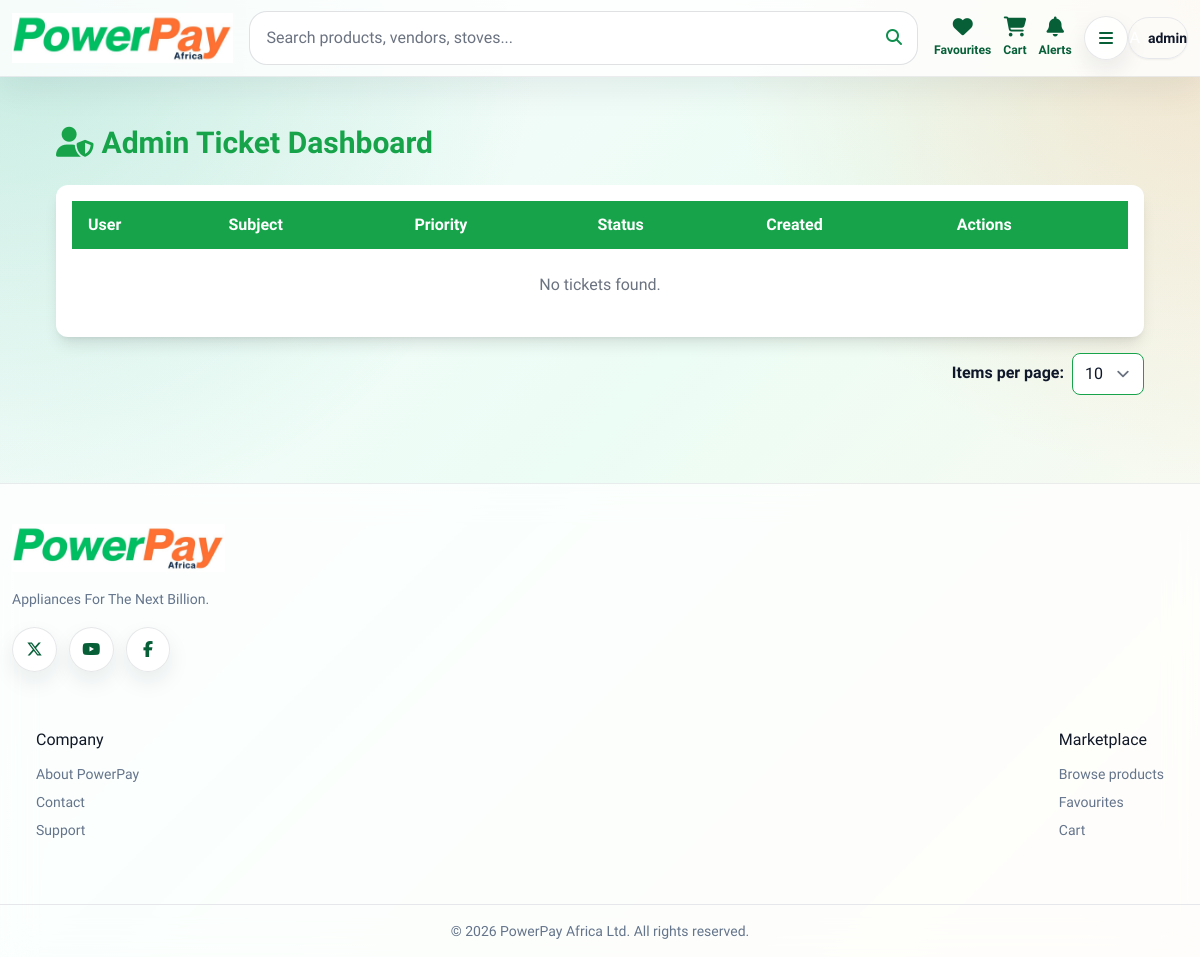
Before: /support/admin/ (signed in) with the older database file.
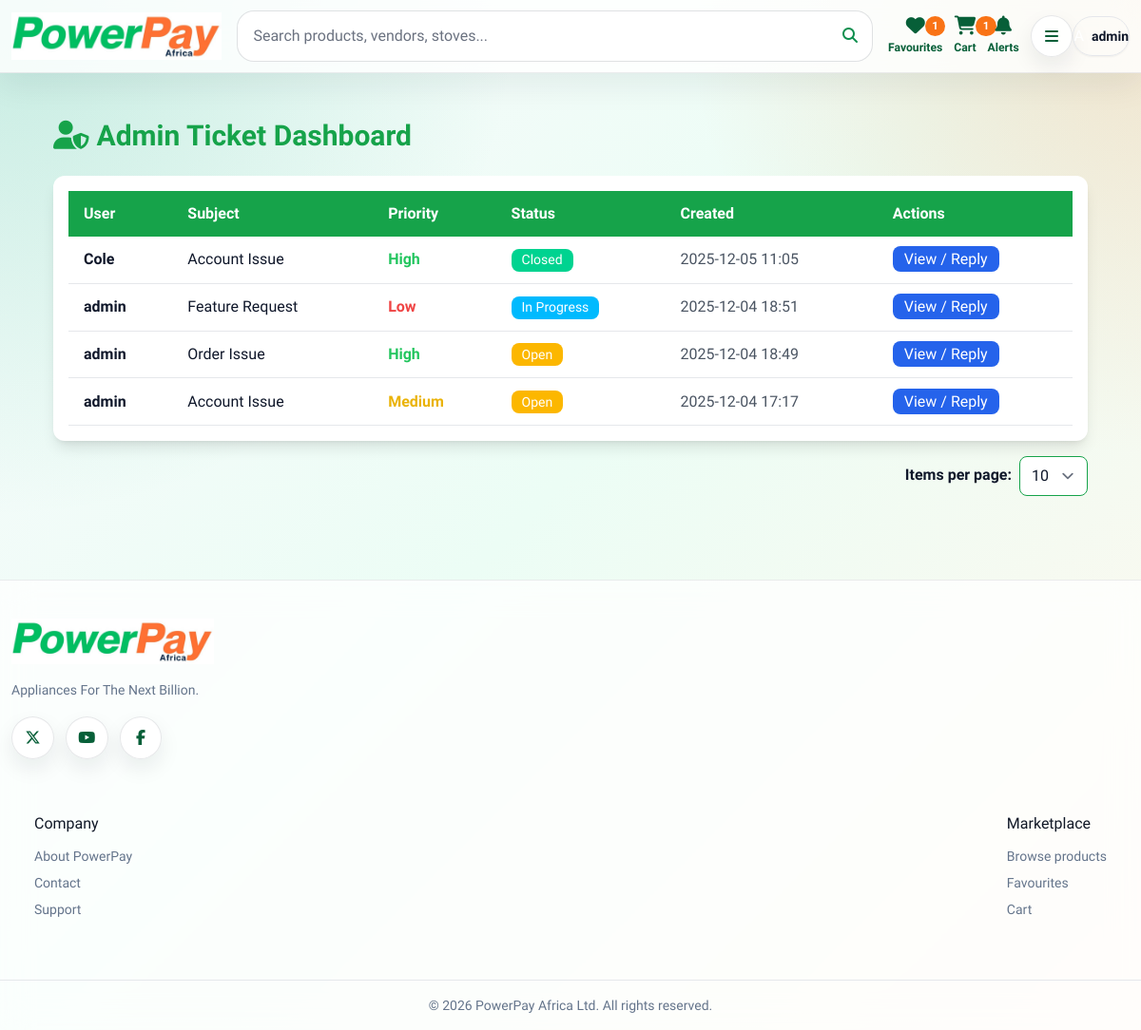
After: the same page with the newer database file.
### support/models.py (models this page shows, shortened)
class Ticket(models.Model):
    STATUS_CHOICES = [
        ('open', 'Open'),
        ('in_progress', 'In Progress'),
        ('closed', 'Closed'),
    ]
    PRIORITY_CHOICES = [
        ('low', 'Low'),
        ('medium', 'Medium'),
        ('high', 'High'),
    ]
    SUBJECT_CHOICES = [
        ("account", "Account Issue"),
        ("order", "Order Issue"),
        ("billing", "Billing & Payment"),
        ("technical", "Technical Problem"),
        ("feature", "Feature Request"),
        ("other", "Other"),
    ]
    user = models.ForeignKey(User, on_delete=models.CASCADE, related_name='tickets')
    subject = models.CharField(max_length=80, choices=SUBJECT_CHOICES, default='account')
    description = models.TextField()
    reply = models.TextField(blank=True, null=True)
    status = models.CharField(max_length=20, choices=STATUS_CHOICES, default='open')
    priority = models.CharField(max_length=10, choices=PRIORITY_CHOICES, default='medium')
    created_at = models.DateTimeField(default=timezone.now)
    updated_at = models.DateTimeField(auto_now=True)

### accounts/models.py (models this page shows, shortened)
class User(AbstractUser):
    is_vendor = models.BooleanField(default=False)
    is_vendor_approved = models.BooleanField(default=False)
    is_customer = models.BooleanField(default=True)
    phone = models.CharField(max_length=20, blank=True, null=True)
    require_otp = models.BooleanField(default=False)

### support/views.py (the view)
# urls.py: path('admin/', views.admin_ticket_list, name='admin_ticket_list'),
@user_passes_test(is_admin)
def admin_ticket_list(request):
    per_page = _safe_per_page(request, default=10)
    tickets_qs = Ticket.objects.select_related("user").order_by("-created_at")
    tickets = Paginator(tickets_qs, per_page).get_page(request.GET.get("page", 1))
    return render(request, "support/admin_ticket_list.html", {"tickets": tickets, "per_page": per_page})

### shop/context_processors.py (called while the page is built)
def unread_notifications_count(request):
    if request.user.is_authenticated:
        return {"unread_notif_count": request.user.notifications.filter(is_read=False).count()}
    return {"unread_notif_count": 0}

def cart_item_count(request):
    if request.user.is_authenticated:
        total = Cart.objects.filter(user=request.user).aggregate(total=Sum("items__quantity"))["total"] or 0
        return {"cart_item_count": total}
    return {"cart_item_count": 0}

def wishlist_count(request):
    if request.user.is_authenticated:
        return {"wishlist_count": Wishlist.objects.filter(user=request.user).count()}
    return {"wishlist_count": 0}

def is_approved_vendor(request):
    user = request.user
    approved = False
    if user.is_authenticated and getattr(user, "is_vendor", False) and getattr(user, "is_vendor_approved", False) and hasattr(user, "vendor"):
        approved = not user.vendor.is_suspended
    return {"is_approved_vendor": approved}

def is_admin(request):
    return {"is_admin": request.user.is_authenticated and request.user.is_staff}

### support/views.py (called while the page is built)
def is_admin(user):
    return user.is_authenticated and user.is_staff

### support/templates/support/admin_ticket_list.html (shortened to what this page needs)
{% extends "base.html" %}
{% block content %}
<div class="grid min-h-screen" style="grid-template-rows: auto 1fr auto;">
    {% include 'shop/navbar.html' %}
<div class="p-6 mx-8 mt-6">
    <h2 class="text-3xl text-green-600 font-bold mb-6"><i class="fa-solid fa-user-shield mr-2"></i>Admin Ticket Dashboard</h2>
    <div class="overflow-x-auto bg-white shadow-lg rounded-xl p-4">
        <table class="min-w-full table-auto border-collapse rounded-lg">
            <thead class="bg-green-600 text-white text-left">
                <tr>
                    <th class="px-4 py-3">User</th>
                    <th class="px-4 py-3">Subject</th>
                    <th class="px-4 py-3">Priority</th>
                    <th class="px-4 py-3">Status</th>
                    <th class="px-4 py-3">Created</th>
                    <th class="px-4 py-3">Actions</th>
                </tr>
            </thead>
            <tbody class="bg-white">
                {% for ticket in tickets %}
                <tr class="border-b hover:bg-gray-50 transition">
                    <td class="px-4 py-3 font-semibold">{{ ticket.user.username }}</td>
                    <td class="px-4 py-3">{{ ticket.get_subject_display }}</td>
                    <td class="px-4 py-3
                        {% if ticket.priority == 'low' %} text-red-500
                        {% elif ticket.priority == 'medium' %} text-yellow-500
                        {% else %} text-green-500 {% endif %}
                        font-semibold">{{ ticket.get_priority_display }}</td>
                    <td class="px-4 py-3">
                        <span class="badge text-white
                        {% if ticket.status == 'open' %} badge-warning
                        {% elif ticket.status == 'in_progress' %} badge-info
                        {% else %} badge-success {% endif %}">
                        {{ ticket.get_status_display }}</span>
                    </td>
                    <td class="px-4 py-3 text-gray-600">{{ ticket.created_at|date:"Y-m-d H:i" }}</td>
                    <td class="px-4 py-3">
                        <a href="{% url 'admin_ticket_detail' ticket.id %}" class="bg-blue-600 text-white px-3 py-1 rounded-lg hover:bg-blue-700">
                            View / Reply
                        </a>
                    </td>
                </tr>
                {% empty %}
                <tr><td colspan="6" class="px-4 py-6 text-center text-gray-500">No tickets found.</td></tr>
                {% endfor %}
            </tbody>
        </table>
    </div>
    <form method="get" class="mt-4 mb-4 flex justify-end">
            <label class="mr-2 mt-2 font-semibold">Items per page:</label>
            <select name="per_page" onchange="this.form.submit()" class="border-green-600 rounded-lg">
                <option value="10" {% if per_page == 10 %}selected{% endif %}>10</option>
            </select>
        </form>
</div>
{% include 'footer.html' %}
</div>
{% endblock %}

Changed rows visible on the page:
added Ticket: user.username "Cole", subject "Account Issue", priority "High", status "Closed", created_at "2025-12-05 11:05"
added Ticket: user.username "admin", subject "Feature Request", priority "Low", status "In Progress", created_at "2025-12-04 18:51"
added Ticket: user.username "admin", subject "Order Issue", priority "High", status "Open", created_at "2025-12-04 18:49"
added Ticket: user.username "admin", subject "Account Issue", priority "Medium", status "Open", created_at "2025-12-04 17:17"
Other visible differences:
{{ wishlist_count }}: (not shown) → "1"
{{ cart_item_count }}: (not shown) → "1"
text no longer shown: "No tickets found."
